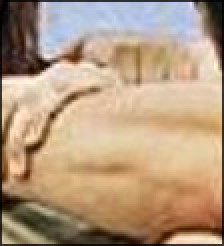
#> input picture fp_patch.jpeg, 112 x 123 px (shown 2 times larger)
$ python -i channels.py   (imports and definitions only)   (older library calls are emulated)
#> lines starting #> are read from the running program, lines starting #| are printed output that depends on the picture
import numpy as np
import cv2
from typing import List, Tuple
from scipy.ndimage import gaussian_filter

# [2 lines not run here, left out]


def compute_channels(image: np.ndarray) -> np.ndarray:
    """
    image: [H, W, 3] (RGB)
    out: [H, W, 10]
    """
    luv = cv2.cvtColor(image, cv2.COLOR_RGB2LUV)
#> luv: shape (123, 112, 3); mean of channels 0, 1, 2 164.4, 109.8, 156.7
    L, U, V = cv2.split(luv)
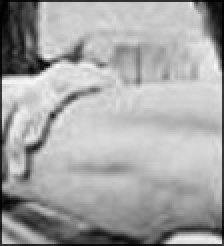
#> L: shape (123, 112) (shown 2 times larger); min 0, max 250, mean 164.4
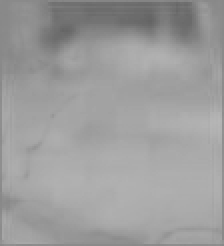
#> V: shape (123, 112) (shown 2 times larger); min 100, max 182, mean 156.7

    gx = cv2.Sobel(L, cv2.CV_32F, 1, 0, ksize=1)
    gy = cv2.Sobel(L, cv2.CV_32F, 0, 1, ksize=1)
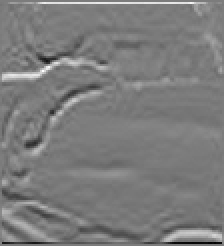
#> gy: shape (123, 112) float32 (shown 2 times larger); min -181, max 190, mean -0.3; drawn with min black and max white

    magnitude = np.sqrt(gx**2 + gy**2)

    num_bins = 6
    orientation = np.arctan2(gy, gx)
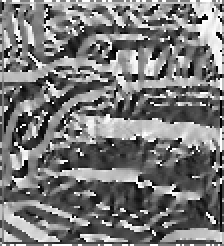
#> orientation: shape (123, 112) float32 (shown 2 times larger); min -3.14, max 3.14, mean -0.171; drawn with min black and max white

    orientation = np.mod(orientation, np.pi)
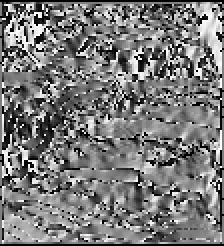
#> orientation: shape (123, 112) float32 (shown 2 times larger); min 0, max 3.14, mean 1.49; drawn with min black and max white
    bin_width = np.pi / num_bins
    hog_channels = []

    for i in range(num_bins):
        lower = i * bin_width
        upper = (i + 1) * bin_width
        mask = (orientation >= lower) & (orientation < upper)
        hog_channels.append(magnitude * mask.astype(np.float32))
#> this loop made 6 passes
#> pass 1, in compute_channels, `mask = (orientation >= lower) & (orientation < upper)`:
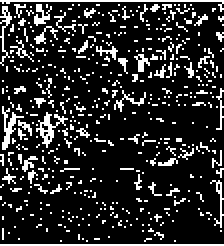
#> mask: shape (123, 112) bool (shown 2 times larger); 16.5% white in thin lines or dots
#> after the loop:
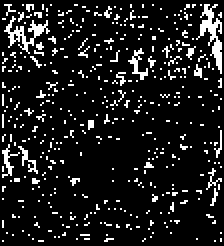
#> mask: shape (123, 112) bool (shown 2 times larger); 11.1% white in thin lines or dots
#> after the loop, hog_channels = 6 items

    channels = [L, U, V, magnitude] + hog_channels
#> channels = 10 items
    return np.stack(channels, axis=-1)


# [46 lines left out: functions smooth_channels, aggregate_channels, compute_channel_pyramid, not called in this run]

>>> import cv2
>>> picture = cv2.cvtColor(cv2.imread('../fp_patch.jpeg'), cv2.COLOR_BGR2RGB)
>>> result = compute_channels(picture)
